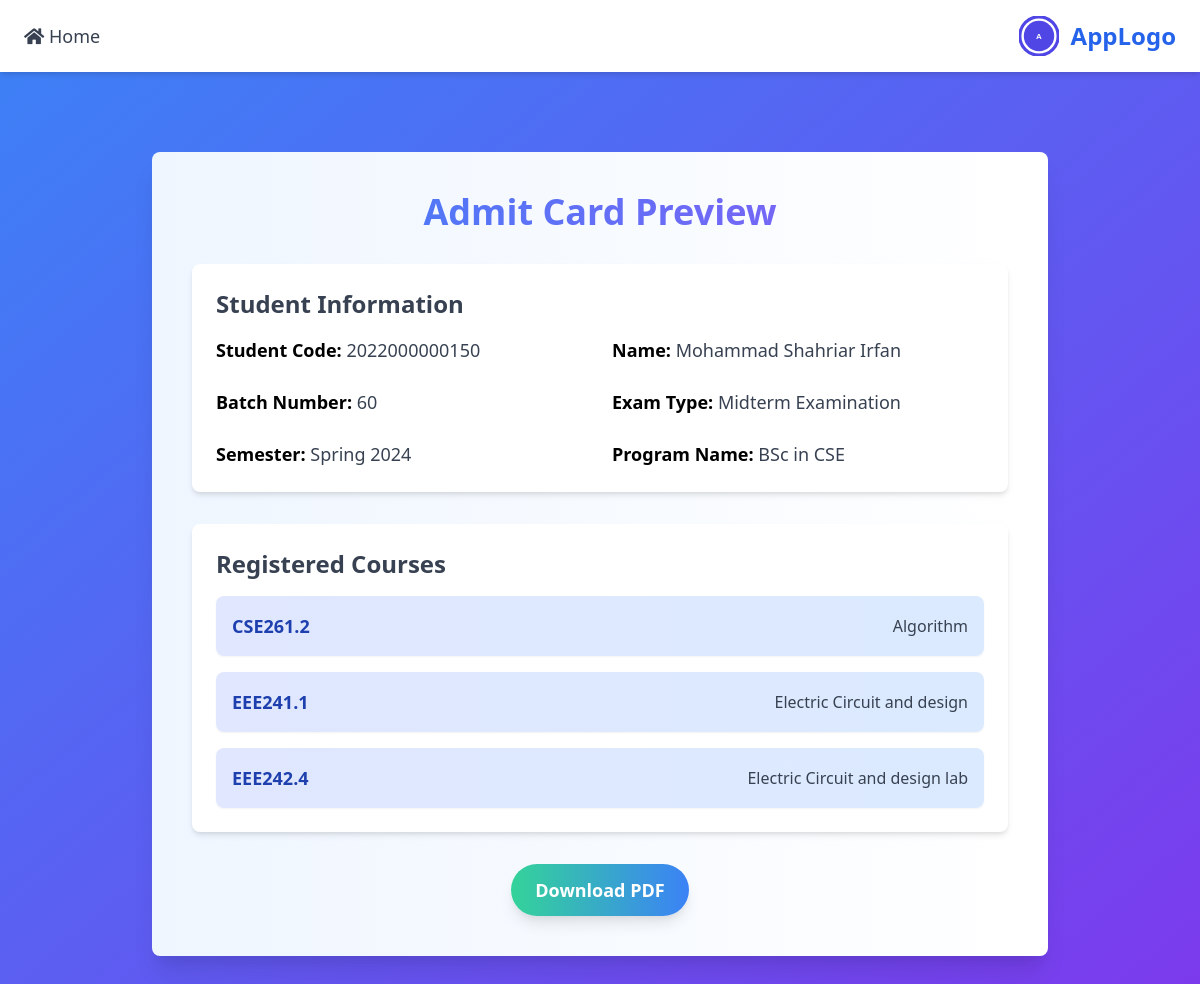
Screenshot of /admit/admit/10/preview/ with the database file from the repository.
### admitcard/models.py (models this page shows, shortened)
class AdmitCard(models.Model):
    student_code = models.CharField(max_length=13)
    name = models.CharField(max_length=100)
    courses = models.ManyToManyField(Course)
    image = models.ImageField(upload_to='admitcard_images/')
    EXAM_TYPE_CHOICES = [
        ('Midterm Examination', 'Midterm Examination'),
        ('Final Examination', 'Final Examination'),
    ]
    exam_type = models.CharField(max_length=20, choices=EXAM_TYPE_CHOICES)
    SEMESTER_CHOICES = [
        ('Spring', 'Spring'),
        ('Summer', 'Summer'),
        ('Fall', 'Fall'),
    ]
    semester_name = models.CharField(max_length=10, choices=SEMESTER_CHOICES)
    year = models.IntegerField(null=True)
    PROGRAM_CHOICES = [
        ('BSc in CSE', 'BSc in CSE'),
        ('BSc in EEE', 'BSc in EEE'),
        ('BBA', 'BBA'),
        ('MBA', 'MBA'),
    ]
    program_name = models.CharField(max_length=50, choices=PROGRAM_CHOICES)
    batch_number = models.IntegerField()

class Course(models.Model):
    course_code = models.CharField(max_length=10)
    course_name = models.CharField(max_length=100)

### admitcard/views.py (the view)
# urls.py: path('admit/<int:admit_card_id>/preview/', views.admit_preview, name='admit_preview'),
def admit_preview(request, admit_card_id):
    admit_card = get_object_or_404(AdmitCard, id=admit_card_id)
    return render(request, 'admitcard/admit_preview.html', {'admit_card': admit_card})

### admitcard/templates/admitcard/admit_preview.html (shortened to what this page needs)
{% extends 'base.html' %}
{% block body %}
<div class="container mx-auto py-12">
    <div class="max-w-4xl mx-auto bg-gradient-to-r from-blue-50 to-white p-10 rounded-lg shadow-xl">
        <h1 class="text-4xl font-extrabold text-center mb-8 text-transparent bg-clip-text bg-gradient-to-r from-blue-500 to-purple-500">
        </h1>
        <div class="bg-white p-6 rounded-lg shadow-md mb-8">
            <h2 class="text-2xl font-semibold text-gray-700 mb-4">Student Information</h2>
            <div class="grid grid-cols-1 md:grid-cols-2 gap-6">
                <p class="text-lg">
                    <strong>Student Code:</strong> <span class="text-gray-700">{{ admit_card.student_code }}</span>
                </p>
                <p class="text-lg">
                    <strong>Name:</strong> <span class="text-gray-700">{{ admit_card.name }}</span>
                </p>
                <p class="text-lg">
                    <strong>Batch Number:</strong> <span class="text-gray-700">{{ admit_card.batch_number }}</span>
                </p>
                <p class="text-lg">
                    <strong>Exam Type:</strong> <span class="text-gray-700">{{ admit_card.exam_type }}</span>
                </p>
                <p class="text-lg">
                    <strong>Semester:</strong> <span class="text-gray-700">{{ admit_card.semester_name }} {{ admit_card.year }}</span>
                </p>
                <p class="text-lg">
                    <strong>Program Name:</strong> <span class="text-gray-700">{{ admit_card.program_name }}</span>
                </p>
            </div>
        </div>
        <div class="bg-white p-6 rounded-lg shadow-md mb-8">
            <h2 class="text-2xl font-semibold text-gray-700 mb-4">Registered Courses</h2>
            <ul class="list-none space-y-4">
                {% for course in admit_card.courses.all %}
                <li class="flex justify-between items-center p-4 bg-gradient-to-r from-indigo-100 to-blue-100 rounded-lg shadow-sm">
                    <span class="font-semibold text-lg text-blue-800">{{ course.course_code }}</span>
                    <span class="text-gray-700">{{ course.course_name }}</span>
                </li>
                {% endfor %}
            </ul>
        </div>
        <div class="flex justify-center">
            <a href="{% url 'generate_admit_card_pdf' admit_card.id %}"
                class="bg-gradient-to-r from-green-400 to-blue-500 text-white text-lg font-bold py-3 px-6 rounded-full shadow-lg hover:shadow-2xl transform hover:scale-105 transition duration-300">
                Download PDF
            </a>
        </div>
    </div>
</div>
{% endblock %}

### templates/base.html (shortened to what this page needs)
<!DOCTYPE html>
<html lang="en">
<head>
    <link href="https://cdn.jsdelivr.net/npm/tailwindcss@2.2.19/dist/tailwind.min.css" rel="stylesheet">
    <link href="https://cdnjs.cloudflare.com/ajax/libs/font-awesome/5.15.4/css/all.min.css" rel="stylesheet">
</head>
<body class="bg-gradient-to-br from-blue-500 to-purple-600 min-h-screen flex flex-col items-center">
    <nav class="w-full bg-white shadow-md p-4 mb-8">
        <div class="max-w-6xl mx-auto flex justify-between items-center">
            <div class="flex space-x-6 text-lg">
                <a href="{% url 'home' %}" class="menu-item text-gray-700 font-medium hover:text-blue-500 transition duration-200">
                    <i class="fas fa-home"></i> Home
                </a>
            </div>
            <div class="flex items-center space-x-3">
                <svg xmlns="http://www.w3.org/2000/svg" viewBox="0 0 100 100" class="h-10 w-10">
                    <text x="50%" y="50%" text-anchor="middle" fill="white" dy=".35em" font-size="20" font-family="Arial" font-weight="bold">A</text>
                </svg>
                <span class="text-blue-600 text-2xl font-bold">AppLogo</span>
            </div>
        </div>
    </nav>
    <div class="w-full max-w-4xl">
        {% block body %}
        {% endblock %}
    </div>
</body>
</html>

### rows the page displays
AdmitCard: student_code "2022000000150", name "Mohammad Shahriar Irfan", batch_number "60", exam_type "Midterm Examination", semester_name "Spring", year "2024", program_name "BSc in CSE"
Course: course_code "CSE261.2", course_name "Algorithm"
Course: course_code "EEE241.1", course_name "Electric Circuit and design"
Course: course_code "EEE242.4", course_name "Electric Circuit and design lab"
